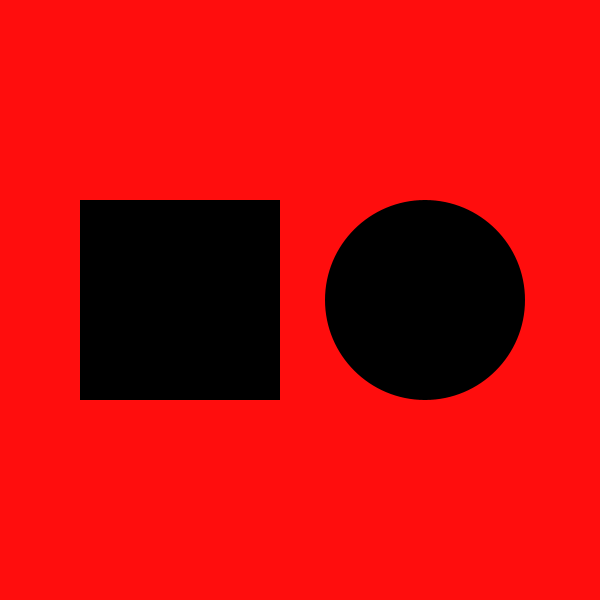
Frame 1 (no input)
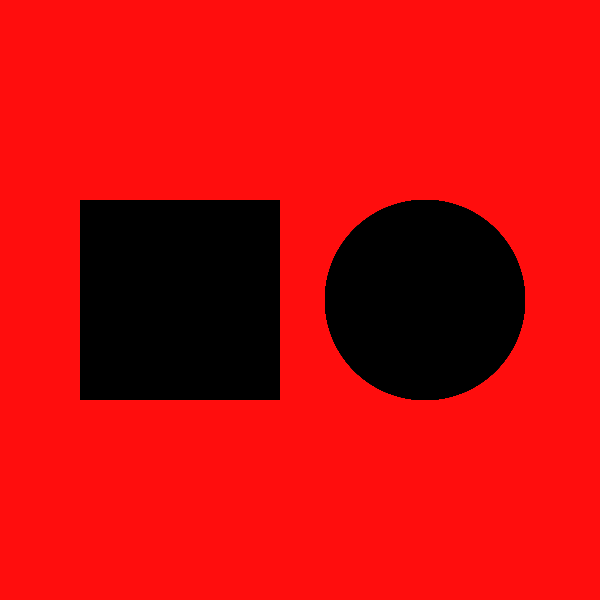
Frame 60 (the mouse pressed at the canvas centre just before this capture)
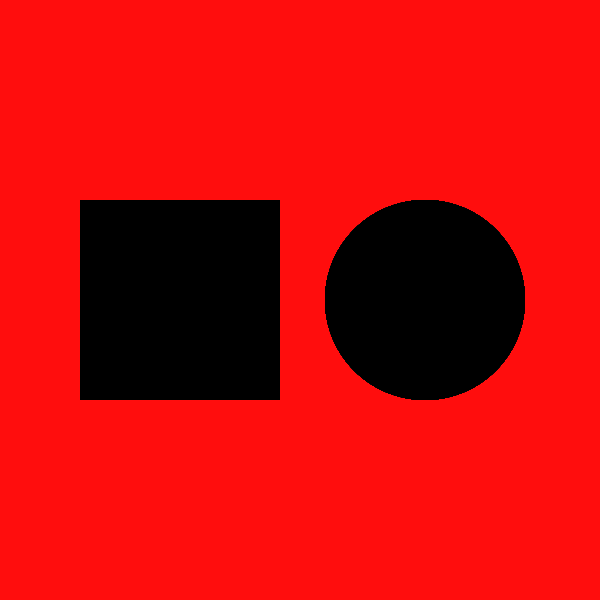
Frame 120 (the mouse held since frame 60 and released just before this capture)

The Processing sketch that drew these frames (run headless with seeded random() and noise(); from frame 60 on, the mouse is pressed at the canvas centre):

// Processing sketch: processing_113604
// ── processing_113604.pde

void setup(){
  size(600,600);
  background (255,13,13);
}

void draw(){
  noStroke();
      fill(0);
      smooth();
      rect(80,200,200,200);
      ellipse(425,300,200,200);
      


  if(mouseX > 80 && mouseX < 280){ //Left
          fill(152,33,155);
          rect(80,200,200,200);
          fill(31,145,219);
          rect(100,227,155,155,8);
          fill(0);
          rect(120,250,115,115,10);
  }
  
  if(mouseX > 320 && mouseX < 600){ //Right
      fill(40,198,86);
      ellipse(425,300,200,200);
      fill(61,16,62);
      ellipse(425,300,150,150);
      fill(0);
      ellipse(425,300,100,100);
      
  
      
  }
}
